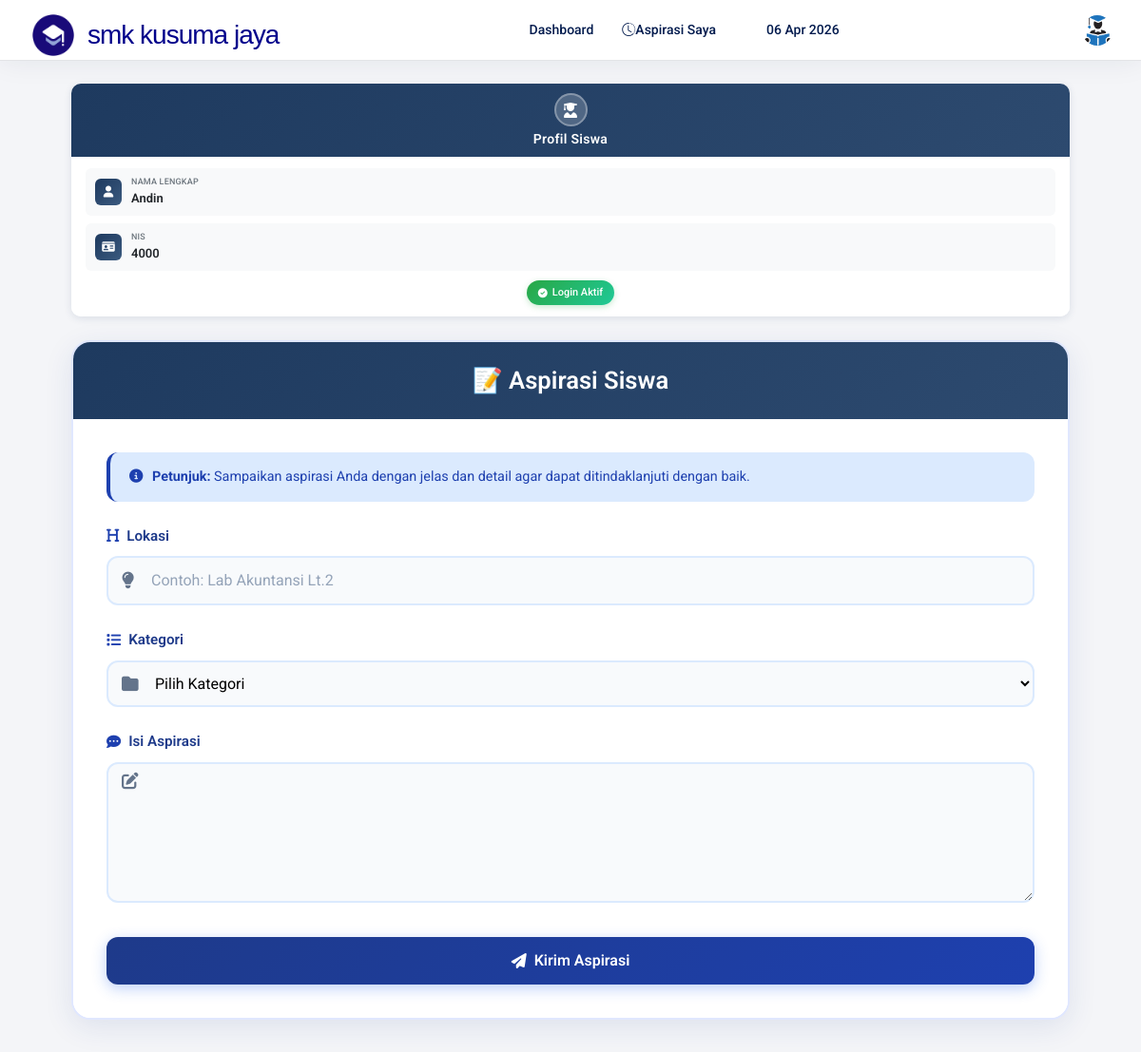
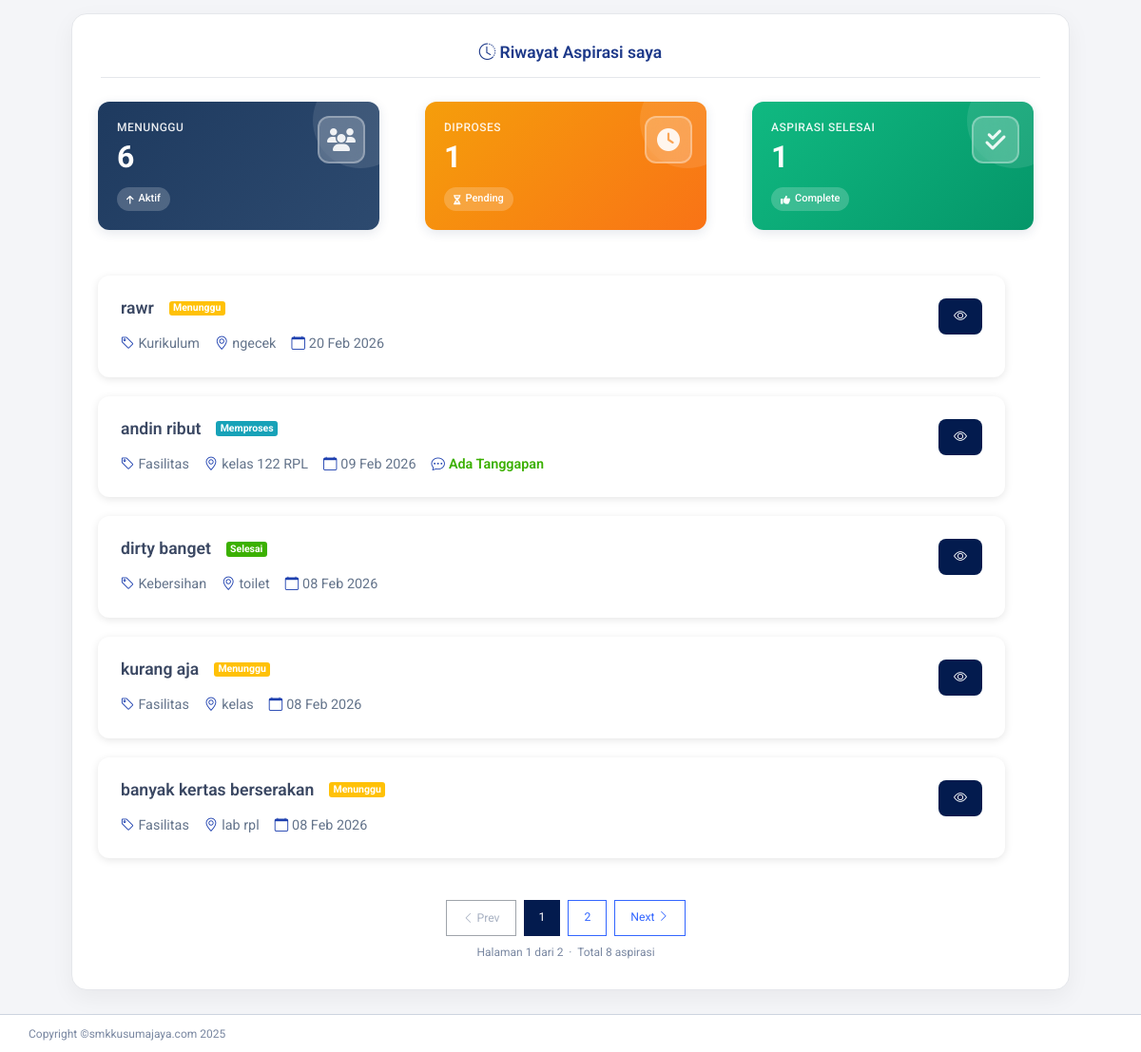
The page /siswa/dashboard.php (signed in) on the database its author committed (2 pictures, top to bottom).
### tables this page shows
CREATE TABLE `input_aspirasi` (
  `id_input` int(11) NOT NULL,
  `id_siswa` int(11) NOT NULL,
  `lokasi` varchar(255) NOT NULL,
  `keterangan` varchar(255) NOT NULL,
  `id_kategori` int(11) NOT NULL,
  `tanggal_pengaduan` date NOT NULL,
  `status_pengaduan` enum('menunggu','memproses','selesai','') NOT NULL
);

CREATE TABLE `kategori` (
  `id_kategori` int(11) NOT NULL,
  `nama_kategori` varchar(100) NOT NULL
);

### siswa/dashboard.php (the view, shortened to what the rows shown need)
<?php
$db = new Database();
$conn = $db->koneksi();
$current_user_id = isset($_SESSION['id_siswa']) ? $_SESSION['id_siswa']
    : (isset($_SESSION['user_id']) ? $_SESSION['user_id'] : 'GUEST');
$per_page = 5;
$page = isset($_GET['page']) && is_numeric($_GET['page']) ? (int)$_GET['page'] : 1;
$offset = ($page - 1) * $per_page;
$query = "SELECT
            ia.id_input,
            ia.lokasi,
            ia.keterangan,
            ia.tanggal_pengaduan,
            ia.status_pengaduan,
            k.nama_kategori
          FROM input_aspirasi ia
          LEFT JOIN kategori k ON ia.id_kategori = k.id_kategori
          WHERE ia.id_siswa = '$current_user_id'
          ORDER BY ia.tanggal_pengaduan DESC
          LIMIT $per_page OFFSET $offset";
$result = mysqli_query($conn, $query);
?>
<!DOCTYPE html>
<html lang="en">
<head>
    <link href="https://cdn.jsdelivr.net/npm/bootstrap@5.3.0/dist/css/bootstrap.min.css" rel="stylesheet">
    <link href="https://cdn.jsdelivr.net/npm/bootstrap-icons@1.11.1/font/bootstrap-icons.css" rel="stylesheet">
    <link rel="stylesheet" href="https://cdnjs.cloudflare.com/ajax/libs/font-awesome/6.4.0/css/all.min.css">
    <link href="../assets/lib/fontawesome-free/css/all.min.css" rel="stylesheet">
    <link href="../assets/lib/ionicons/css/ionicons.min.css" rel="stylesheet">
    <link href="../assets/lib/typicons.font/typicons.css" rel="stylesheet">
    <link href="../assets/lib/flag-icon-css/css/flag-icon.min.css" rel="stylesheet">
    <link href="../assets/lib/bootstrap/css/bootstrap.min.css" rel="stylesheet">
    <link rel="stylesheet" href="../assets/css/azia.css">
</head>
<body class="bg-light">
    <div class="container mt-4">
        <div class="col">
            <div class="col">
                <div class="aspirasi-container">
                    <div id="histori" class="mt-5">
                        <div class="histori-wrapper">
                            <div class="histori-body">
                                <div class="row">
                                    <?php
                                    $db2 = new Database();
                                    $connection = $db2->koneksi();
                                    $total_menunggu = mysqli_fetch_assoc(mysqli_query($connection, "SELECT COUNT(*) AS total FROM input_aspirasi WHERE status_pengaduan = 'menunggu' && id_siswa = '$current_user_id'"))['total'];
                                    $total_memproses = mysqli_fetch_assoc(mysqli_query($connection, "SELECT COUNT(*) AS total FROM input_aspirasi WHERE status_pengaduan = 'memproses' && id_siswa = '$current_user_id'"))['total'];
                                    $total_selesai = mysqli_fetch_assoc(mysqli_query($connection, "SELECT COUNT(*) AS total FROM input_aspirasi WHERE status_pengaduan = 'selesai' && id_siswa = '$current_user_id'"))['total'];
                                    ?>
                                    <div class="d-flex justify-content-center gap-5 mb-5">
                                        <div class="w-100">
                                            <div class="dashboard-card card-input">
                                                <div class="card-content ">
                                                    <h2 class="card-value"><?php echo $total_menunggu; ?></h2>
                                                </div>
                                            </div>
                                        </div>
                                        <div class="w-100">
                                            <div class="dashboard-card card-pending">
                                                <div class="card-content">
                                                    <h2 class="card-value"><?php echo $total_memproses; ?></h2>
                                                </div>
                                            </div>
                                        </div>
                                        <div class=" w-100">
                                            <div class="dashboard-card card-selesai">
                                                <div class="card-content">
                                                    <h2 class="card-value"><?php echo $total_selesai; ?></h2>
                                                </div>
                                            </div>
                                        </div>
                                    </div>
                                    <div class="row">
                                        <?php
                                        mysqli_data_seek($result, 0);
                                        if ($result && mysqli_num_rows($result) > 0) {
                                            while ($row = mysqli_fetch_assoc($result)) {
                                                $id_aspirasi_induk = $row['id_input'];
                                                $query_feedback = "SELECT umpan_balik, tanggal_pengaduan
                    FROM aspirasi
                    WHERE id_input_aspirasi = '$id_aspirasi_induk'
                    ORDER BY tanggal_pengaduan ASC";
                                                $result_feedback = mysqli_query($conn, $query_feedback);
                                                $feedbacks = mysqli_fetch_all($result_feedback, MYSQLI_ASSOC);
                                                $has_feedback = count($feedbacks) > 0;
                                        ?>
                                                <div class="col-12">
                                                    <div class="aspiration-card p-4">
                                                        <div class="d-flex align-items-start justify-content-between">
                                                            <div class="flex-grow-1">
                                                                <div class="mb-3">
                                                                    <div class="d-flex align-items-center gap-3 mb-2 flex-wrap">
                                                                        <h3 class="card-title text-dark mb-0">
                                                                            <?php echo htmlspecialchars(substr($row['keterangan'], 0, 50)) .
                                                                                (strlen($row['keterangan']) > 50 ? '...' : ''); ?>
                                                                        </h3>
                                                                        <?php
                                                                        $status = strtolower($row['status_pengaduan']);
                                                                        $badge_class = 'secondary';
                                                                        if ($status == 'menunggu') $badge_class = 'warning';
                                                                        elseif ($status == 'memproses') $badge_class = 'info';
                                                                        elseif ($status == 'selesai') $badge_class = 'success';
                                                                        ?>
                                                                        <span class="badge bg-<?= $badge_class ?>"><?= ucfirst($row['status_pengaduan']) ?></span>
                                                                    </div>
                                                                </div>
                                                                <div class="d-flex flex-wrap gap-3 meta-item">
                                                                    <span class="d-flex align-items-center gap-1">
                                                                        <i class="bi bi-tag"></i>
                                                                        <span>
                                                                            <?php echo htmlspecialchars($row['nama_kategori'] ?? 'Tidak ada kategori'); ?>
                                                                        </span>
                                                                    </span>
                                                                    <span class="d-flex align-items-center gap-1">
                                                                        <i class="bi bi-geo-alt"></i>
                                                                        <span>
                                                                            <?php echo htmlspecialchars($row['lokasi']); ?>
                                                                        </span>
                                                                    </span>
                                                                    <span class="d-flex align-items-center gap-1">
                                                                        <i class="bi bi-calendar"></i>
                                                                        <span>
                                                                            <?php echo date('d M Y', strtotime($row['tanggal_pengaduan'])); ?>
                                                                        </span>
                                                                    </span>
                                                                    <?php if ($has_feedback): ?>
                                                                        <span class="d-flex align-items-center gap-1 text-success fw-semibold">
                                                                            <i class="bi bi-chat-dots"></i>
                                                                            <span>Ada Tanggapan</span>
                                                                        </span>
                                                                    <?php endif; ?>
                                                                </div>
                                                            </div>
                                                            <div class="d-flex gap-2 ms-3">
                                                                <button class="btn btn-primary action-btn"
                                                                    data-bs-toggle="modal"
                                                                    data-bs-target="#detailModal<?php echo $row['id_input']; ?>"
                                                                    title="Lihat Detail">
                                                                    <i class="bi bi-eye"></i>
                                                                </button>
                                                            </div>
                                                        </div>
                                                    </div>
                                                </div>
                                            <?php
                                            }
                                        }
                                        ?>
                                    </div>
                                </div>
                            </div>
                        </div>
                    </div>
                </div>
            </div>
        </div>
    </div>
</body>
</html>

### rows shown on the page
input_aspirasi: keterangan "rawr", status_pengaduan "Menunggu", id_kategori.nama_kategori "Kurikulum", lokasi "ngecek", tanggal_pengaduan "20 Feb 2026"
input_aspirasi: keterangan "andin ribut", status_pengaduan "Memproses", id_kategori.nama_kategori "Fasilitas", lokasi "kelas 122 RPL", tanggal_pengaduan "09 Feb 2026", shows "Ada Tanggapan"
input_aspirasi: keterangan "dirty banget", status_pengaduan "Selesai", id_kategori.nama_kategori "Kebersihan", lokasi "toilet", tanggal_pengaduan "08 Feb 2026"
input_aspirasi: keterangan "kurang aja", status_pengaduan "Menunggu", id_kategori.nama_kategori "Fasilitas", lokasi "kelas", tanggal_pengaduan "08 Feb 2026"
input_aspirasi: keterangan "banyak kertas berserakan", status_pengaduan "Menunggu", id_kategori.nama_kategori "Fasilitas", lokasi "lab rpl", tanggal_pengaduan "08 Feb 2026"

### other values the page prints
$_SESSION['nama'] "Andin"
$_SESSION['nis'] "4000"
$total_menunggu "6"
$total_memproses "1"
$total_selesai "1"
$page "1"
$total_pages "2"
$total_data "8"
